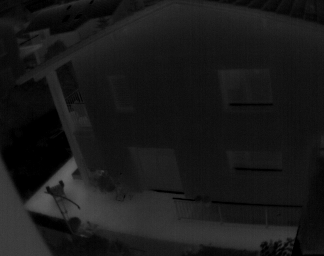
#> input picture Week1/Histogram Equalisation/8.png, 324 x 256 px
$ python histequal.py
#> lines starting #> are read from the running program, lines starting #| are printed output that depends on the picture
# -*- coding: utf-8 -*-
"""
Created on Wed Oct  7 00:44:48 2020

@author: saagar.parikh
"""
import numpy as np
from matplotlib import pyplot as plt
import cv2

path = "8.png"                                      # Path of original image
img_orig = cv2.imread(path)                         # Creates an image object
#> img_orig is the input picture: shape (256, 324, 3); min 0, max 101, mean 24.7

img = cv2.cvtColor(img_orig, cv2.COLOR_BGR2GRAY )   # Converting RGB to gray


#Histogram Equalization using inbuilt function--------------------------------
equ = cv2.equalizeHist(img)
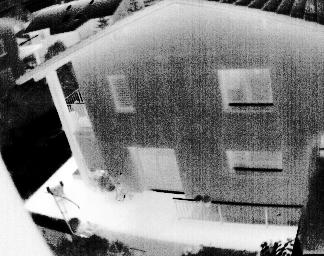
#> equ: shape (256, 324); min 0, max 255, mean 126.3


#performing histogram equalization manually-----------------------------------

origfreq = np.zeros((256,),dtype=np.float16)        # vector consisting of initial frequencies of gray scale values
newgrayval = np.zeros((256,),dtype=np.float16)      # vector consisting of final gray scale values

height, width = img.shape                           # Find height and width of image
#> height = 256; width = 324


# for loop to count frequency of gray scale values
for i in range(width):
    for j in range(height):
        g = img[j,i]                                # g is grayscale value of pixel
        origfreq[g] = origfreq[g]+1                 # add 1 to count of frequency
#> after the loop, origfreq = 256 values, max 2048 at index 0, min 0 at index 102, mean 251.9

# reciprocal of total number of pixels
tmp = 1.0/(height*width)
#> tmp = 1.21e-05

# for loop to calculate final gray scale values
for i in range(256):
    for j in range(i+1):                            # calculates cdf value
        newgrayval[i] += origfreq[j] * tmp;
    newgrayval[i] = round(newgrayval[i] * 255)      # final gray scale value = cdf*(L-1)
#> after the loop, newgrayval = 256 values from 6 to 198

# b now contains the equalized histogram
newgrayval=newgrayval.astype(np.uint8)

# Re-map values from equalized histogram into the image
for i in range(width):
    for j in range(height):
        g = img[j,i]
        img[j,i]= newgrayval[g]
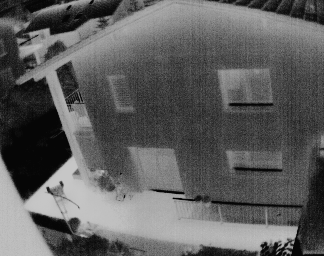
#> img: shape (256, 324); min 6, max 198, mean 93.5

#plot histograms--------------------------------------------------------------

hist,bins = np.histogram(img.flatten(),256,[0,256]) # Create histogram of original image
#> hist = 256 values, max 5376 at index 69, min 0 at index 0, mean 324; bins = 257 values from 0 to 256

cdf = hist.cumsum()                                 # Computes cumulative sum of array elements
#> cdf = 256 values from 0 to 82944
cdf_normalized = cdf * hist.max()/ cdf.max()        # Normalize cdf value
#> cdf_normalized = 256 values from 0 to 5376

plt.hist(img.flatten(),256,[0,256], color = 'r')    # Converts image into 1D array and plot histogram
plt.xlim([0,256])                                   # Limits the x axis values to 256
plt.title("Histogram of original image")            # Title of histogram
plt.savefig("./8-hist.png", dpi=200)                # Save histogram
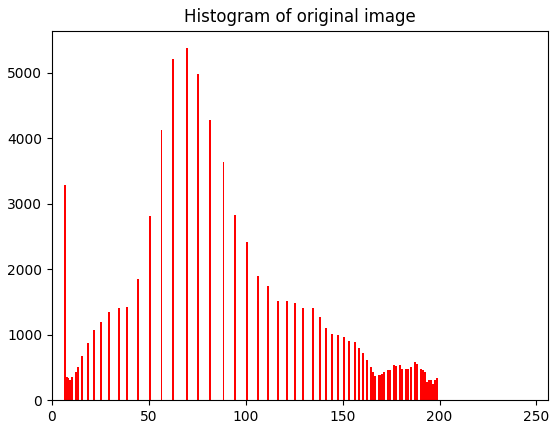
#> figure drawn by matplotlib, 1 panel; tallest bar 5376 high, from x = 69 to 70
plt.show()                                          # Display histogram

#perform histogram equalization
cdf_temp = np.ma.masked_equal(cdf,0)                # Checks validity of cdf values and store in cdf_m ( temporary cdf for new image )
cdf_temp = (cdf_temp - cdf_temp.min())*255/(cdf_temp.max()-cdf_temp.min()) # Formula for histogram equalisation
cdf = np.ma.filled(cdf_temp,0).astype('uint8')      # Store value from cdf_m back into cdf
#> cdf = 256 values from 0 to 255

img2 = cdf[img]                                     # Final image
cdf_normalized = cdf * hist.max()/ cdf.max()        # Normalize cdf values
#> cdf_normalized = 256 values, max 256 at index 141, min 0 at index 0, mean 144.9

plt.hist(img2.flatten(),256,[0,256], color = 'r')   # Converts image into 1D array and plot histogram
plt.xlim([0,256])                                   # Limits the x axis value to 256
plt.title("Histogram of equalized image")           # Title of histogram
plt.savefig("./8-equalized-hist.png", dpi=200)      # Save histogram
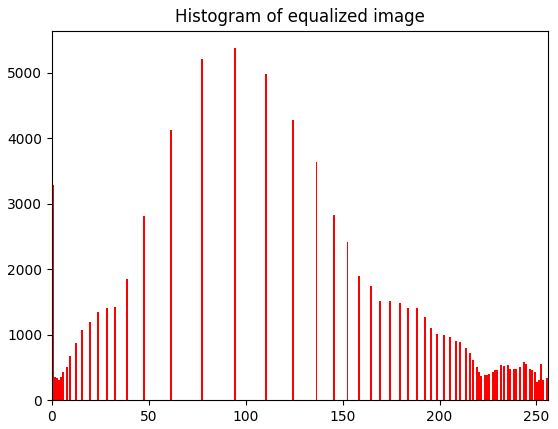
#> figure drawn by matplotlib, 1 panel; tallest bar 5376 high, from x = 94 to 95
plt.show()                                          # Display histogram


#Display all images-----------------------------------------------------------

cv2.imshow("Original Image", img_orig)                           # To display the image
cv2.imshow("After manual Histogram Equalization", img)           # To display the enhanced image (manual Histogram equalization)
cv2.imshow("After Histogram Equalization using inbuilt function", equ)   # To display the enhanced image (Histogram equalization using inbuilt function )
cv2.waitKey(0)

cv2.imwrite("8-after-manual-histequal.png", img)
cv2.imwrite("8-after-func-histequal.png", equ)

# References:
#
# 1. Manual histogram equalization algorithm:-
# https://stackoverflow.com/questions/50578876/histogram-equalization-using-python-and-opencv-without-using-inbuilt-functions
#
# 2. Plot histograms:-
# https://opencv-python-tutroals.readthedocs.io/en/latest/py_tutorials/py_imgproc/py_histograms/py_histogram_equalization/py_histogram_equalization.html
